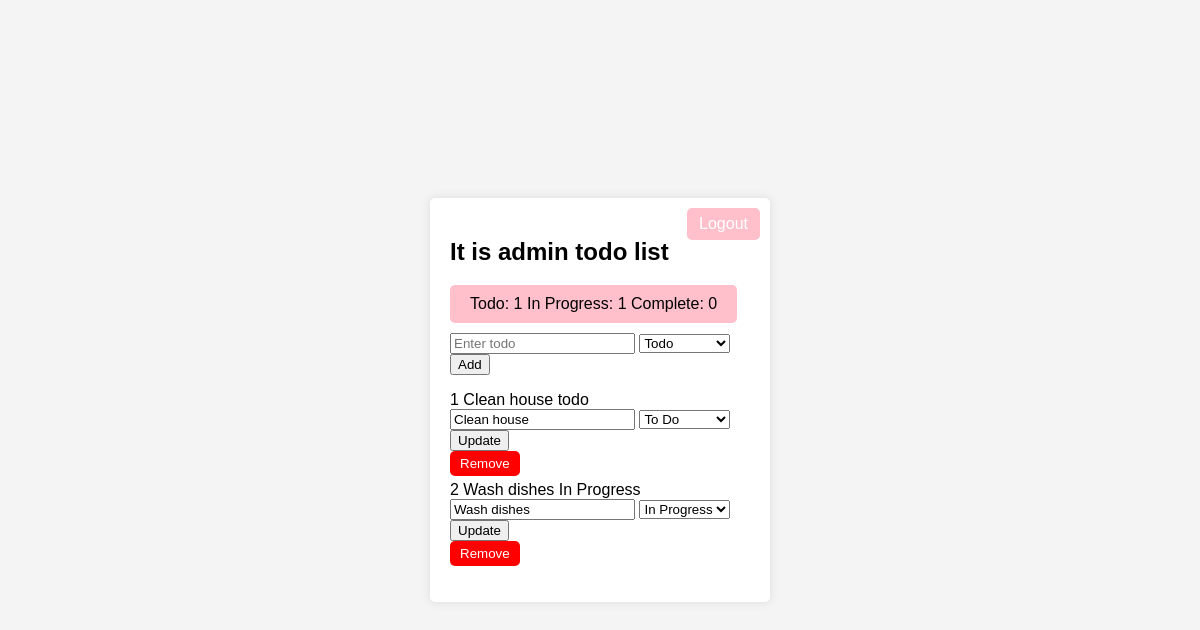
/ (signed in), run on an earlier commit of the app's database.
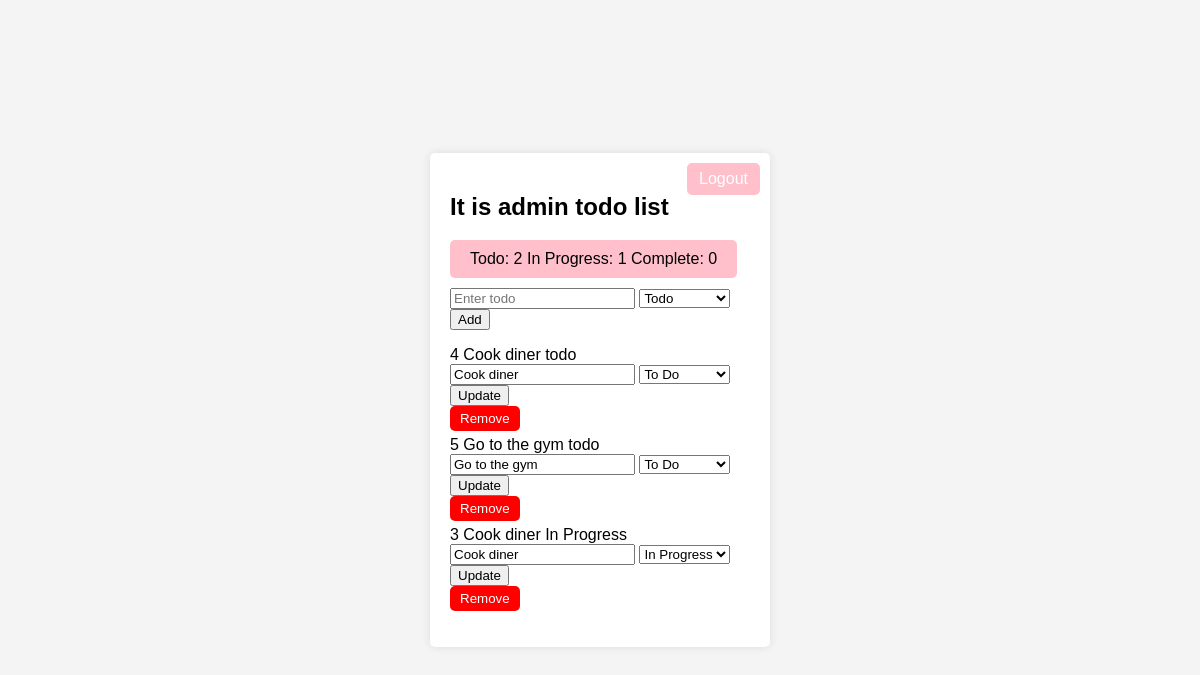
And on a later commit of the database.
### tables this page shows
CREATE TABLE todos(
  id INTEGER PRIMARY KEY AUTOINCREMENT,
  taskname VARCHAR(255) NOT NULL,
  status char(30) NOT NULL
);

### app.py (the view)
@app.route('/')
def home():
    if 'username' not in session:
        return redirect('/login')
    cur = get_db().cursor()
    cur.execute("SELECT * FROM todos")
    tasks = cur.fetchall()
    todos = {'todo': [], 'In Progress': [], 'complete': []}
    for task in tasks:
        task_dict = {'id': task[0], 'taskname': task[1], 'status': task[2]}  # Assuming id, taskname, and status are in positions 0, 1, and 2 respectively
        todos[task[2]].append(task_dict)
    return render_template('home.html', todos=todos)

### app.py (called while the page is built)
def get_db():
    db = getattr(g, '_database', None)
    if db is None:
        db = g._database = sqlite3.connect(DATABASE)
        db.row_factory = sqlite3.Row
    return db

@app.teardown_appcontext
def close_connection(exception):
    db = getattr(g, '_database', None)
    if db is not None:
        db.close()

### templates/home.html (shortened to what this page needs)
<!DOCTYPE html>
<html lang="en">
<head>
</head>
<body>
    <div class="todo-container">
        {% if 'username' not in session %}
            <div class="login-form">
                <h2>Login</h2>
                <form action="/login" method="post">
                    {% with messages = get_flashed_messages() %}
                        {% if messages %}
                            {% for message in messages %}
                                <div class="{{ message.split(':')[0] }}">{{ message.split(':')[1] }}</div>
                            {% endfor %}
                        {% endif %}
                    {% endwith %}
                    <label for="username">Username</label>
                    <input type="text" id="username" name="username" required>
                    <label for="password">Password</label>
                    <input type="password" id="password" name="password" required>
                    <input type="submit" value="Login">
                </form>
            </div>
        {% else %}
            <a href="/logout" class="logout-btn">Logout</a>
            <h2>It is {{ session['username'] }} todo list</h2>
            <div class="status-count">
                Todo: {{ todos['todo']|length }}
                In Progress: {{ todos['In Progress']|length }}
                Complete: {{ todos['complete']|length }}
            </div>
            <form action="/add" method="post">
                <input type="text" name="todo" placeholder="Enter todo">
                <select name="status">
                    <option value="todo">Todo</option>
                </select>
                <input type="submit" value="Add">
            </form>
            <ul>
                {% for status, status_todos in todos.items() %}
                    {% for todo in status_todos %}
                        <li>
                            {{ todo.id }} {{ todo.taskname }} {{ todo.status }}
                            <form action="/update/{{ todo.id }}" method="post">
                                <input type="text" name="new_taskname" placeholder="New Task Name" value="{{ todo.taskname }}">
                                <select name="new_status">
                                    <option value="todo" {% if todo.status == 'todo' %} selected {% endif %}>To Do</option>
                                    <option value="In Progress" {% if todo.status == 'In Progress' %} selected {% endif %}>In Progress</option>
                                </select>
                                <button type="submit" class="update-btn">Update</button>
                            </form>
                            <form action="/remove/{{ todo.id }}" method="post">
                                <button type="submit" class="remove-btn">Remove</button>
                            </form>
                        </li>
                    {% endfor %}
                {% endfor %}
            </ul>
        {% endif %}
    </div>
</body>
</html>

### templates/home.html (style rules this page uses)
body { font-family: Arial, sans-serif; background-color: #f4f4f4; margin: 0; padding: 0; display: flex; justify-content: center; align-items: center; height: 100vh; }
.todo-container { background-color: white; padding: 20px; border-radius: 5px; box-shadow: 0 0 10px rgba(0, 0, 0, 0.1); width: 300px; position: relative; }
ul { list-style-type: none; padding: 0; }
li { margin-bottom: 5px; }
.logout-btn { position: absolute; top: 10px; right: 10px; display: inline-block; padding: 5px 10px; background-color: pink; color: white; text-decoration: none; border: 2px solid pink; border-radius: 5px; cursor: pointer; }
.status-count { margin-bottom: 10px; display: inline-block; padding: 10px 20px; background-color: pink; color: black; text-decoration: none; border: none; border-radius: 5px; cursor: pointer; }
.remove-btn { background-color: red; color: white; border: none; border-radius: 5px; padding: 5px 10px; cursor: pointer; }

What changed in the data, as far as the page shows it:
removed todos: id "1", taskname "Clean house", status "todo", new_taskname "Clean house", new_status "To Do"
removed todos: id "2", taskname "Wash dishes", status "In Progress", new_taskname "Wash dishes", new_status "In Progress"
added todos: id "4", taskname "Cook diner", status "todo", new_taskname "Cook diner", new_status "To Do"
added todos: id "5", taskname "Go to the gym", status "todo", new_taskname "Go to the gym", new_status "To Do"
added todos: id "3", taskname "Cook diner", status "In Progress", new_taskname "Cook diner", new_status "In Progress"
Also different on the page:
{{ todos['todo']|length }}: "1" → "2"
